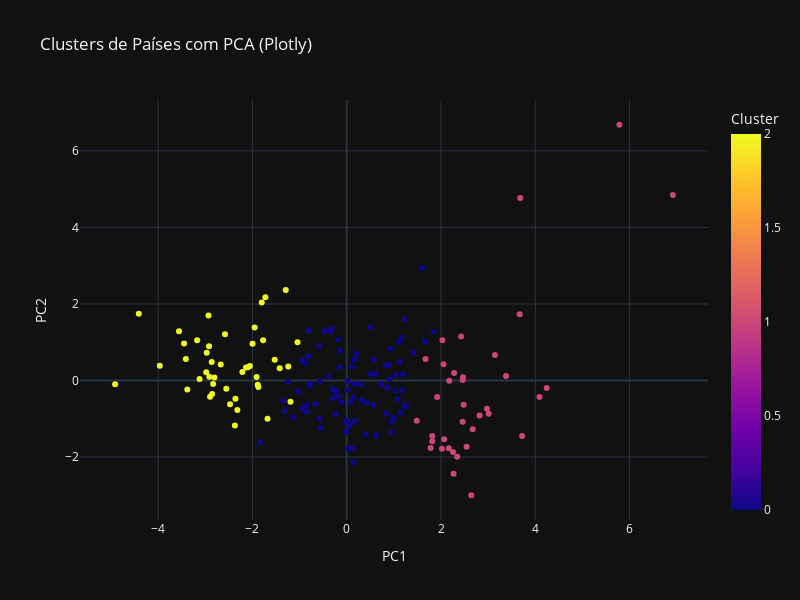

The notebook cell saved with this chart:
### Code cell
# 4. Cria o gráfico interativo
fig = px.scatter(
    pca_df,
    x="PC1",
    y="PC2",
    color="cluster",
    hover_name="country",
    title="Clusters de Países com PCA (Plotly)",
    labels={"cluster": "Cluster"},
    width=800,
    height=600
)

fig.update_layout(template="plotly_dark")
fig.show()

### Figure 1 — Plotly figure (JSON) as saved in the notebook; plotly's stock layout.template omitted (floating-point values rounded to 4 significant figures; data arrays with more than 128 entries replaced by an {"elided": "..."} marker saying what was removed)
{"data": [{"hovertemplate": "<b>%{hovertext}</b><br><br>PC1=%{x}<br>PC2=%{y}<br>Cluster=%{marker.color}<extra></extra>", "hovertext": {"elided": "167 str values"}, "legendgroup": "", "marker": {"color": {"elided": "167 int values"}, "coloraxis": "coloraxis", "symbol": "circle"}, "mode": "markers", "name": "", "orientation": "v", "showlegend": false, "type": "scatter", "x": {"elided": "167 float values"}, "xaxis": "x", "y": {"elided": "167 float values"}, "yaxis": "y"}], "layout": {"coloraxis": {"colorbar": {"title": {"text": "Cluster"}}, "colorscale": [[0, "#0d0887"], [0.1111, "#46039f"], [0.2222, "#7201a8"], [0.3333, "#9c179e"], [0.4444, "#bd3786"], [0.5556, "#d8576b"], [0.6667, "#ed7953"], [0.7778, "#fb9f3a"], [0.8889, "#fdca26"], [1, "#f0f921"]]}, "height": 600, "legend": {"tracegroupgap": 0}, "title": {"text": "Clusters de Países com PCA (Plotly)"}, "width": 800, "xaxis": {"anchor": "y", "domain": [0, 1], "title": {"text": "PC1"}}, "yaxis": {"anchor": "x", "domain": [0, 1], "title": {"text": "PC2"}}}}
